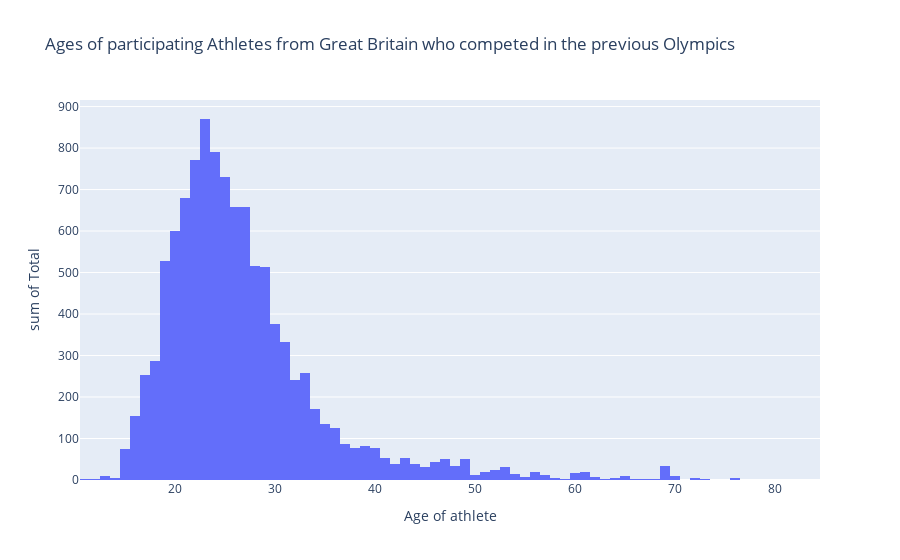

Notebook code cell kept with this figure:
### Code cell
import plotly.express as px

fig = px.histogram(df_age, x="Age", y="Total", nbins=84, labels={
                   "sum of Total": "Total athletes", "Age": "Age of athlete"},
                   title="Ages of participating Athletes from Great Britain who competed in the previous Olympics")

fig.show()

### Figure 1 — Plotly figure (JSON) as saved in the notebook; plotly's stock layout.template omitted (floating-point values rounded to 4 significant figures)
{"data": [{"alignmentgroup": "True", "bingroup": "x", "histfunc": "sum", "hovertemplate": "Age of athlete=%{x}<br>sum of Total=%{y}<extra></extra>", "legendgroup": "", "marker": {"color": "#636efa", "pattern": {"shape": ""}}, "name": "", "nbinsx": 84, "offsetgroup": "", "orientation": "v", "showlegend": false, "type": "histogram", "x": [11, 12, 13, 14, 15, 16, 17, 18, 19, 20, 21, 22, 23, 24, 25, 26, 27, 28, 29, 30, 31, 32, 33, 34, 35, 36, 37, 38, 39, 40, 41, 42, 43, 44, 45, 46, 47, 48, 49, 50, 51, 52, 53, 54, 55, 56, 57, 58, 59, 60, 61, 62, 63, 64, 65, 66, 67, 68, 69, 70, 72, 73, 76, 84], "xaxis": "x", "y": [2, 2, 10, 4, 75, 155, 252, 288, 527, 599, 680, 770, 870, 790, 731, 659, 658, 515, 513, 376, 332, 242, 259, 170, 134, 125, 87, 78, 81, 78, 54, 38, 54, 38, 32, 43, 51, 33, 50, 11, 20, 25, 32, 15, 7, 20, 13, 6, 2, 16, 20, 7, 3, 5, 9, 3, 3, 3, 33, 10, 6, 2, 4, 1], "yaxis": "y"}], "layout": {"barmode": "relative", "legend": {"tracegroupgap": 0}, "title": {"text": "Ages of participating Athletes from Great Britain who competed in the previous Olympics"}, "xaxis": {"anchor": "y", "domain": [0, 1], "title": {"text": "Age of athlete"}}, "yaxis": {"anchor": "x", "domain": [0, 1], "title": {"text": "sum of Total"}}}}
